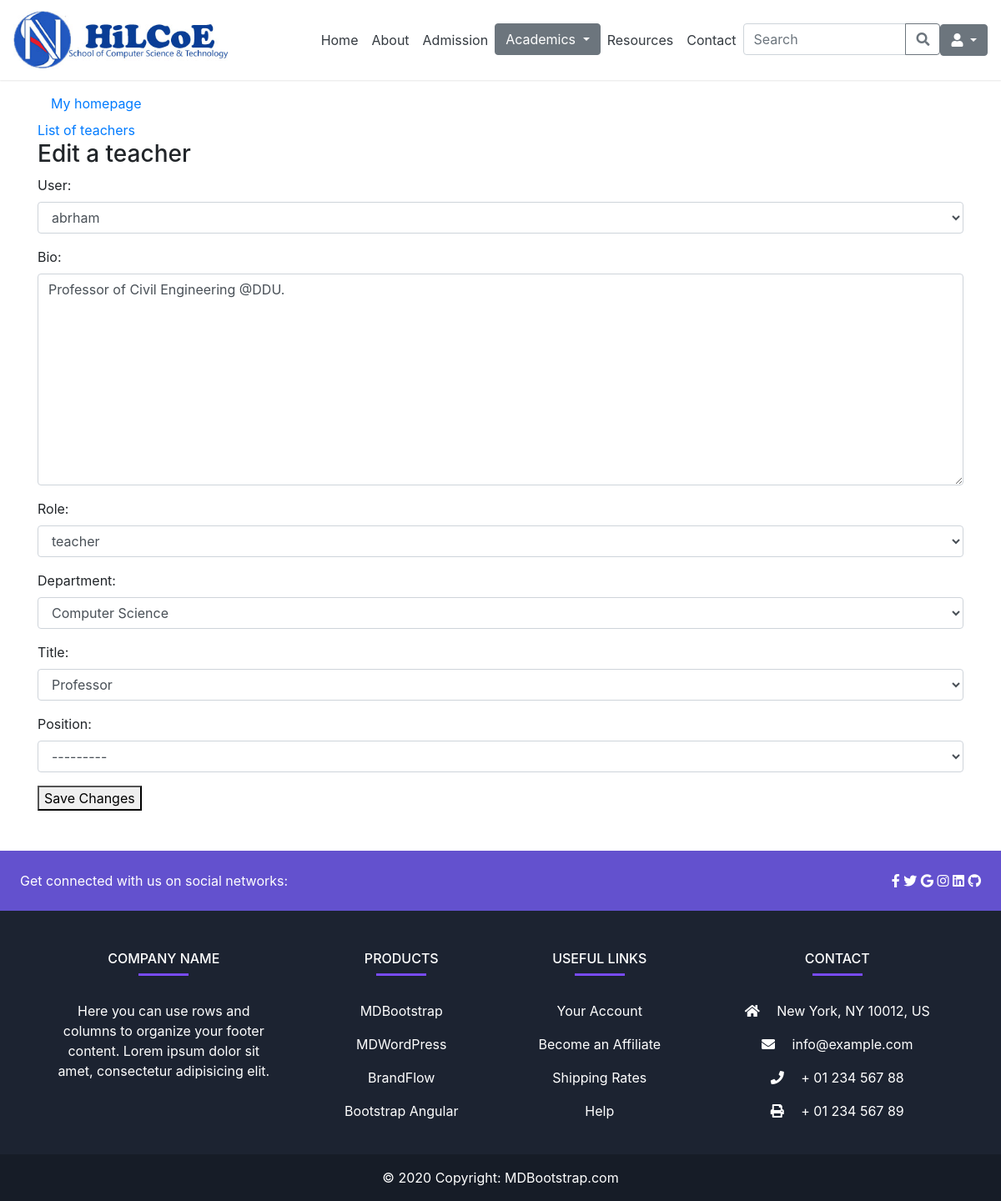
The app's page /admin_app/teacher/9/edit/, older data.
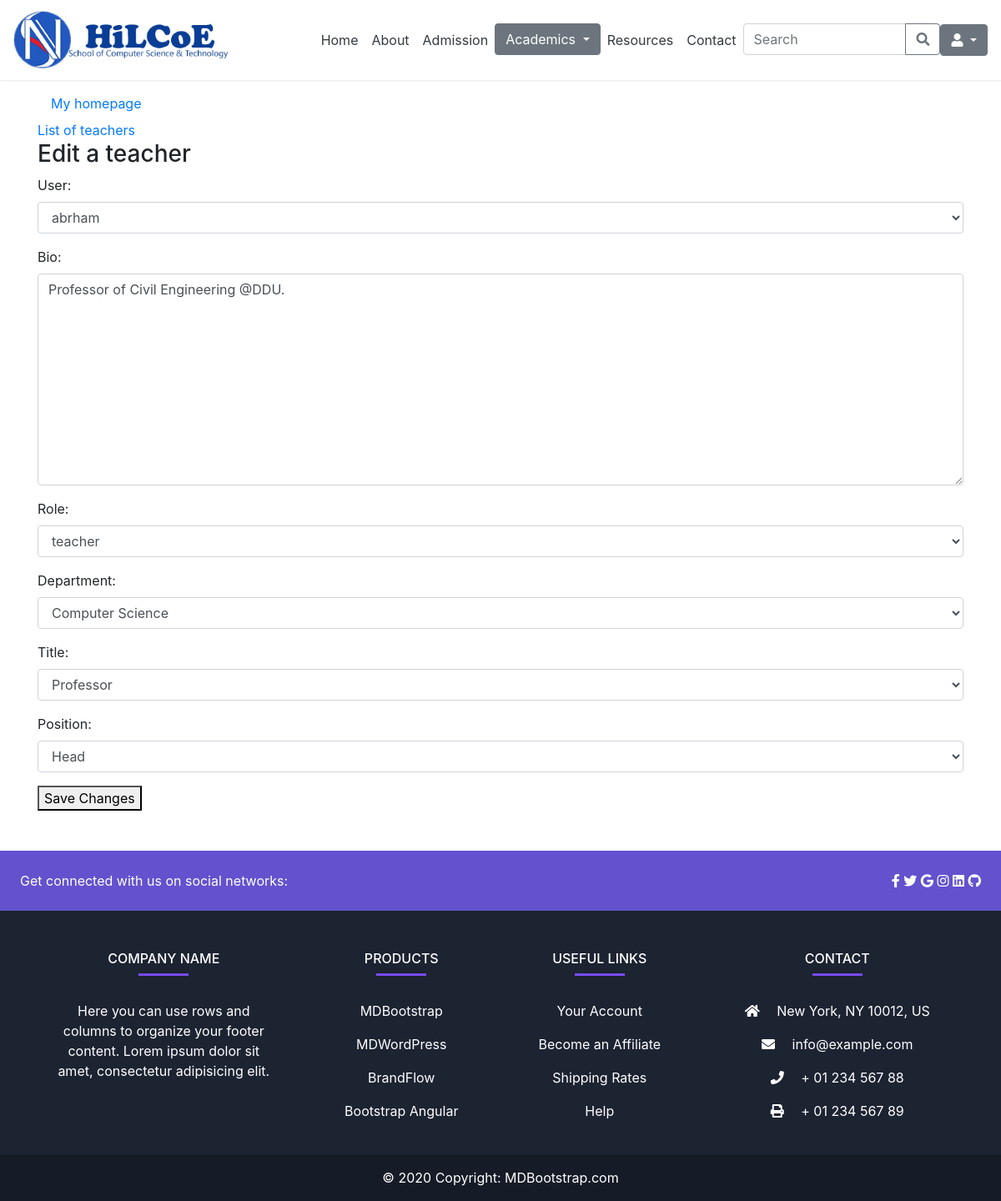
The same page, newer data.
### admin_app/models.py (models this page shows, shortened)
class UserProfile(models.Model):
    user = models.OneToOneField(User, on_delete=models.CASCADE)
    bio = models.TextField(default='Enter your bio briefly')
    role = models.CharField(max_length=20, choices=roles)
    department = models.ForeignKey(Department, on_delete=models.CASCADE, null=True, blank=True)
    academic_year = models.CharField(max_length=20, choices=year, null=True, blank=True)
    semester = models.CharField(max_length=20, choices=semester, null=True, blank=True)
    title = models.CharField(max_length=20, choices=title_choices, null=True, blank=True)
    stream = models.ForeignKey(Stream, on_delete=models.CASCADE, null=True, blank=True)
    program = models.ForeignKey(Program, on_delete=models.CASCADE, null=True, blank=True)
    position = models.CharField(max_length=50, choices=position, null=True, blank=True)

### admin_app/views.py (the view)
# urls.py: path('teacher/<int:teacher_id>/edit/', views.teacher_edit, name='teacher-edit'),
def teacher_edit(request, teacher_id):
    teacher = get_object_or_404(UserProfile, pk=teacher_id)
    if request.method == 'POST':
        form_teacher = AddTeacherForm(request.POST, instance=teacher)
        if form_teacher.is_valid():
            form_teacher.save()
            return redirect('teacher-detail', teacher_id=teacher_id)
    else:
        form_teacher = AddTeacherForm(instance=teacher)
    return render(request, 'admin_app/teacher/teacher_edit.html', {'form_teacher': form_teacher })

### admin_app/forms.py
class AddTeacherForm(forms.ModelForm):
    class Meta:
        model = UserProfile
        fields = ['user', 'bio', 'role', 'department', 'title', 'position']
        widgets = {
            'user': forms.Select(attrs={'class': 'form-control'}),
            'bio': forms.Textarea(attrs={'class': 'form-control'}),
            'role': forms.Select(attrs={'class': 'form-control'}),
            'department': forms.Select(attrs={'class': 'form-control'}),
            'title': forms.Select(attrs={'class': 'form-control'}),
            'position': forms.Select(attrs={'class': 'form-control'}),
        }

### admin_app/models.py (called while the page is built)
  def __str__(self):
        return self.name if self.name else "Unnamed Stream"

### templates/admin_app/teacher/teacher_edit.html (shortened to what this page needs)
{% extends 'base.html' %}
{% block content%}
<div class="container my-5">
  <a class="nav-link text-black" href="{% if user.is_superuser or user.is_staff %}
            {% url 'admin-dashboard' %}
            {% else %}
                {% url 'cs-bsc' %}
            {% endif %}">My homepage
    </a>
    <a href="{% url 'teacher-list' %}">List of teachers</a>
  <h3> Edit a teacher </h3>
  <form method="post">
    {{ form_teacher.as_p }}
    <button type="submit">Save Changes</button>
</form>
</div>
{% endblock %}

Row changes from the older to the newer data that the page shows:
changed UserProfile "abrham": position "---------" → "Head"
